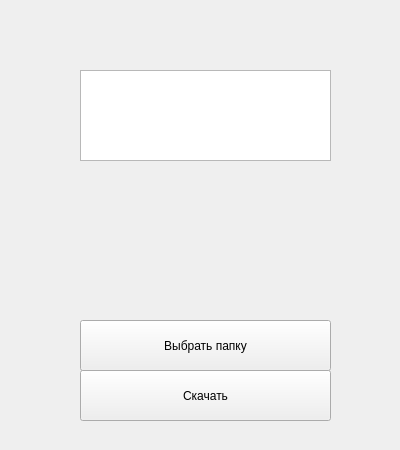
<?xml version="1.0" encoding="UTF-8"?>
<ui version="4.0">
 <class>mainWindow</class>
 <widget class="QMainWindow" name="mainWindow">
  <property name="geometry">
   <rect>
    <x>0</x>
    <y>0</y>
    <width>400</width>
    <height>450</height>
   </rect>
  </property>
  <property name="windowTitle">
   <string>Парсер аудиокниг</string>
  </property>
  <property name="windowIcon">
   <iconset>
    <normaloff>../Без названия.jpeg</normaloff>../Без названия.jpeg</iconset>
  </property>
  <property name="unifiedTitleAndToolBarOnMac">
   <bool>false</bool>
  </property>
  <widget class="QWidget" name="centralwidget">
   <widget class="QPushButton" name="pushButton">
    <property name="geometry">
     <rect>
      <x>210</x>
      <y>500</y>
      <width>84</width>
      <height>34</height>
     </rect>
    </property>
    <property name="maximumSize">
     <size>
      <width>84</width>
      <height>16777215</height>
     </size>
    </property>
    <property name="text">
     <string>PushButton</string>
    </property>
   </widget>
   <widget class="QPushButton" name="pushButton_2">
    <property name="geometry">
     <rect>
      <x>80</x>
      <y>370</y>
      <width>251</width>
      <height>51</height>
     </rect>
    </property>
    <property name="styleSheet">
     <string notr="true"/>
    </property>
    <property name="text">
     <string>Скачать</string>
    </property>
   </widget>
   <widget class="QPushButton" name="pushButton_3">
    <property name="geometry">
     <rect>
      <x>80</x>
      <y>320</y>
      <width>251</width>
      <height>51</height>
     </rect>
    </property>
    <property name="text">
     <string>Выбрать папку</string>
    </property>
   </widget>
   <widget class="QTextEdit" name="textEdit">
    <property name="geometry">
     <rect>
      <x>80</x>
      <y>70</y>
      <width>251</width>
      <height>91</height>
     </rect>
    </property>
   </widget>
  </widget>
 </widget>
 <resources/>
 <connections/>
</ui>
